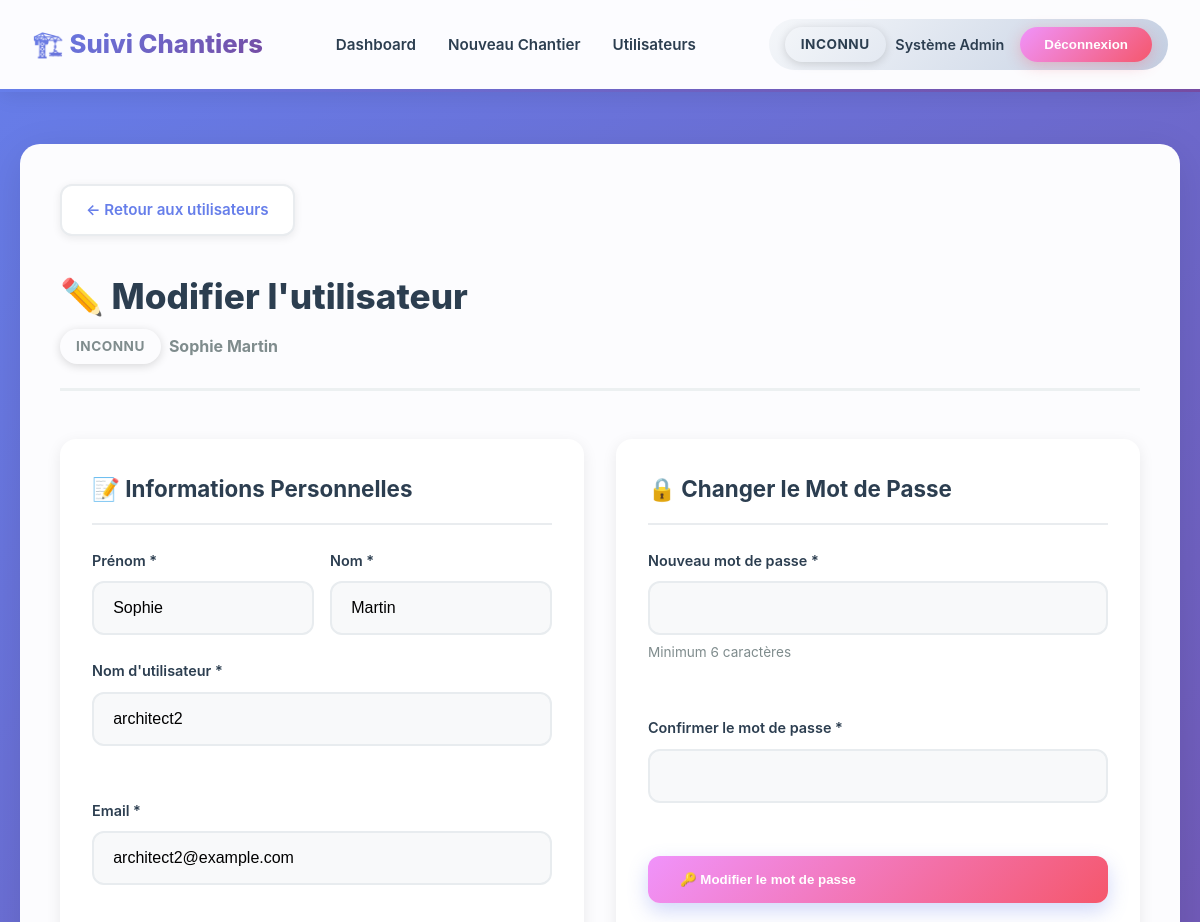
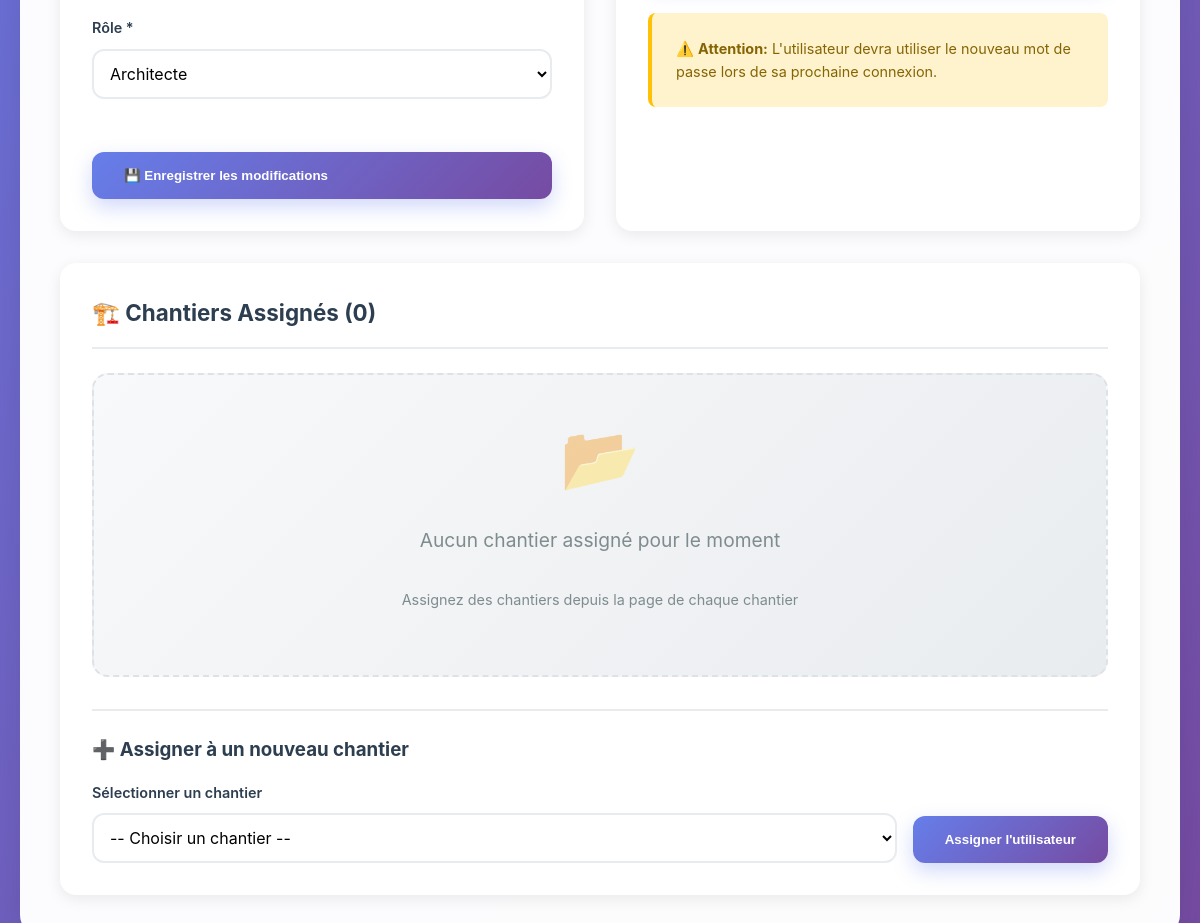
Screenshot of /pages/edit-user.php?id=3 (signed in) with the database file from the repository (2 pictures, top to bottom).
### tables this page shows
CREATE TABLE `users` (
  `id` int NOT NULL AUTO_INCREMENT,
  `username` varchar(50) NOT NULL,
  `email` varchar(100) NOT NULL,
  `password` varchar(255) NOT NULL,
  `role` enum('admin','architect') DEFAULT 'architect',
  `nom` varchar(100) NOT NULL,
  `prenom` varchar(100) NOT NULL,
  `created_at` timestamp NULL DEFAULT CURRENT_TIMESTAMP,
  PRIMARY KEY (`id`),
  UNIQUE KEY `username` (`username`),
  UNIQUE KEY `email` (`email`)
);

### includes/auth.php (called while the page is built, shortened)
<?php
require_once __DIR__ . '/permissions.php';
$nom_complet = $_SESSION['nom_complet'] ?? 'Utilisateur';
$user_role = getUserRole() ?? 'architect';
?>

### pages/edit-user.php (the view, shortened to what this page needs)
<?php
require_once '../includes/config.php';
require_once '../includes/auth.php';
$user_id_to_edit = intval($_GET['id'] ?? 0);
$stmt = $pdo->prepare("SELECT * FROM users WHERE id = ?");
$stmt->execute([$user_id_to_edit]);
$user_to_edit = $stmt->fetch();
$assigned_chantiers = [];
if ($user_to_edit['role'] === 'architect') {
    $stmt = $pdo->prepare("
        SELECT c.id, c.nom, c.adresse, c.statut, ca.assigned_at,
               (SELECT COUNT(*) FROM images WHERE chantier_id = c.id AND user_id = ?) as nb_photos
        FROM chantier_assignments ca
        INNER JOIN chantiers c ON ca.chantier_id = c.id
        WHERE ca.user_id = ?
        ORDER BY ca.assigned_at DESC
    ");
    $stmt->execute([$user_id_to_edit, $user_id_to_edit]);
    $assigned_chantiers = $stmt->fetchAll();
}
$all_chantiers = [];
if ($user_to_edit['role'] === 'architect') {
    $assigned_ids = array_column($assigned_chantiers, 'id');
    if (!empty($assigned_ids)) {
        $placeholders = str_repeat('?,', count($assigned_ids) - 1) . '?';
        $stmt = $pdo->prepare("
            SELECT id, nom, adresse, statut
            FROM chantiers
            WHERE id NOT IN ($placeholders)
            ORDER BY nom
        ");
        $stmt->execute($assigned_ids);
    } else {
        $stmt = $pdo->query("SELECT id, nom, adresse, statut FROM chantiers ORDER BY nom");
    }
    $all_chantiers = $stmt->fetchAll();
}
?>
<!DOCTYPE html>
<html lang="fr">
<head>
    <link rel="stylesheet" href="../css/style.css">
</head>
<body>
    <header class="header">
        <nav class="nav">
            <div class="logo">🏗️ Suivi Chantiers</div>
            <ul class="nav-links">
                <li><a href="dashboard.php">Dashboard</a></li>
                <li><a href="nouveau-chantier.php">Nouveau Chantier</a></li>
                <li><a href="users-management.php">Utilisateurs</a></li>
            </ul>
            <div class="user-info">
                <span class="user-badge"><?= getRoleBadge($user_role) ?> <?= htmlspecialchars($nom_complet) ?></span>
                <form method="POST" action="logout.php" style="display: inline;">
                    <button type="submit" class="logout-btn">Déconnexion</button>
                </form>
            </div>
        </nav>
    </header>
    <div class="container">
        <div class="dashboard">
            <a href="users-management.php" class="back-link">← Retour aux utilisateurs</a>
            <div class="dashboard-header">
                <div>
                    <h1>✏️ Modifier l'utilisateur</h1>
                    <p style="display: flex; align-items: center; gap: 0.5rem;">
                        <?= getRoleBadge($user_to_edit['role']) ?>
                        <strong><?= htmlspecialchars($user_to_edit['prenom'] . ' ' . $user_to_edit['nom']) ?></strong>
                    </p>
                </div>
            </div>
            <div style="display: grid; grid-template-columns: 1fr 1fr; gap: 2rem; margin-top: 2rem;">
                <div class="edit-section">
                    <h2>📝 Informations Personnelles</h2>
                    <form method="POST" class="user-form">
                        <div class="form-row">
                            <div class="form-group">
                                <label for="prenom">Prénom *</label>
                                <input type="text" id="prenom" name="prenom" value="<?= htmlspecialchars($user_to_edit['prenom']) ?>" required>
                            </div>
                            <div class="form-group">
                                <label for="nom">Nom *</label>
                                <input type="text" id="nom" name="nom" value="<?= htmlspecialchars($user_to_edit['nom']) ?>" required>
                            </div>
                        </div>
                        <div class="form-group">
                            <label for="username">Nom d'utilisateur *</label>
                            <input type="text" id="username" name="username" value="<?= htmlspecialchars($user_to_edit['username']) ?>" required>
                        </div>
                        <div class="form-group">
                            <label for="email">Email *</label>
                            <input type="email" id="email" name="email" value="<?= htmlspecialchars($user_to_edit['email']) ?>" required>
                        </div>
                        <div class="form-group">
                            <label for="role">Rôle *</label>
                            <select id="role" name="role" required>
                                <option value="architect" <?= $user_to_edit['role'] === 'architect' ? 'selected' : '' ?>>Architecte</option>
                            </select>
                        </div>
                        <button type="submit" class="btn-primary" style="width: 100%;">
                            💾 Enregistrer les modifications
                        </button>
                    </form>
                </div>
                <div class="edit-section">
                    <h2>🔒 Changer le Mot de Passe</h2>
                    <form method="POST" class="user-form">
                        <div class="form-group">
                            <label for="new_password">Nouveau mot de passe *</label>
                            <input type="password" id="new_password" name="new_password" minlength="6" required>
                            <small style="color: #7f8c8d;">Minimum 6 caractères</small>
                        </div>
                        <div class="form-group">
                            <label for="confirm_password">Confirmer le mot de passe *</label>
                            <input type="password" id="confirm_password" name="confirm_password" minlength="6" required>
                        </div>
                        <button type="submit" class="btn-primary" style="width: 100%; background: var(--gradient-2);">
                            🔑 Modifier le mot de passe
                        </button>
                    </form>
                    <div style="margin-top: 2rem; padding: 1.5rem; background: #fff3cd; border-left: 4px solid #ffc107; border-radius: 8px;">
                        <p style="color: #856404; font-size: 0.9rem; margin: 0;">
                            ⚠️ <strong>Attention:</strong> L'utilisateur devra utiliser le nouveau mot de passe lors de sa prochaine connexion.
                        </p>
                    </div>
                </div>
            </div>
            <?php if ($user_to_edit['role'] === 'architect'): ?>
            <div class="edit-section" style="margin-top: 2rem;">
                <h2>🏗️ Chantiers Assignés (<?= count($assigned_chantiers) ?>)</h2>
                <?php if (empty($assigned_chantiers)): ?>
                    <div class="empty-state" style="padding: 2rem;">
                        <p>Aucun chantier assigné pour le moment</p>
                        <p style="font-size: 0.9rem; color: #7f8c8d;">Assignez des chantiers depuis la page de chaque chantier</p>
                    </div>
                <?php endif; ?>
                <?php if (!empty($all_chantiers)): ?>
                <div style="margin-top: 2rem; padding-top: 1.5rem; border-top: 2px solid #e9ecef;">
                    <h3>➕ Assigner à un nouveau chantier</h3>
                    <form method="POST" style="display: flex; gap: 1rem; margin-top: 1rem; align-items: flex-end;">
                        <div class="form-group" style="flex: 1; margin-bottom: 0;">
                            <label for="chantier_id">Sélectionner un chantier</label>
                            <select id="chantier_id" name="chantier_id" required>
                                <option value="">-- Choisir un chantier --</option>
                            </select>
                        </div>
                        <button type="submit" class="btn-primary">Assigner l'utilisateur</button>
                    </form>
                </div>
                <?php endif; ?>
            </div>
            <?php endif; ?>
        </div>
    </div>
</body>
</html>

### includes/permissions.php (shortened to what this page needs)
<?php
function getUserRole(): ?string {
    return $_SESSION['role'] ?? null;
}
function getRoleBadge(string $role): string {
    $badges = [
        'admin' => '<span class="badge-role badge-admin">👑 Admin</span>',
        'architect' => '<span class="badge-role badge-architect">👨‍💼 Architecte</span>'
    ];
    return $badges[$role] ?? '<span class="badge-role">Inconnu</span>';
}
?>

### pages/edit-user.php (style rules this page uses)
.edit-section { background: white; padding: 2rem; border-radius: 16px; box-shadow: 0 4px 15px rgba(0,0,0,0.08); }
.edit-section h2 { color: #2c3e50; margin-bottom: 1.5rem; font-size: 1.4rem; display: flex; align-items: center; gap: 0.5rem; padding-bottom: 1rem; border-bottom: 2px solid #e9ecef; }

### rows the page displays
users: role "INCONNU", prenom+nom "Sophie Martin", prenom "Sophie", nom "Martin", username "architect2", email "architect2@example.com", role "Architecte"

### other values shown
$badges[$role] "INCONNU"
$nom_complet "Système Admin"
count($assigned_chantiers) "0"
